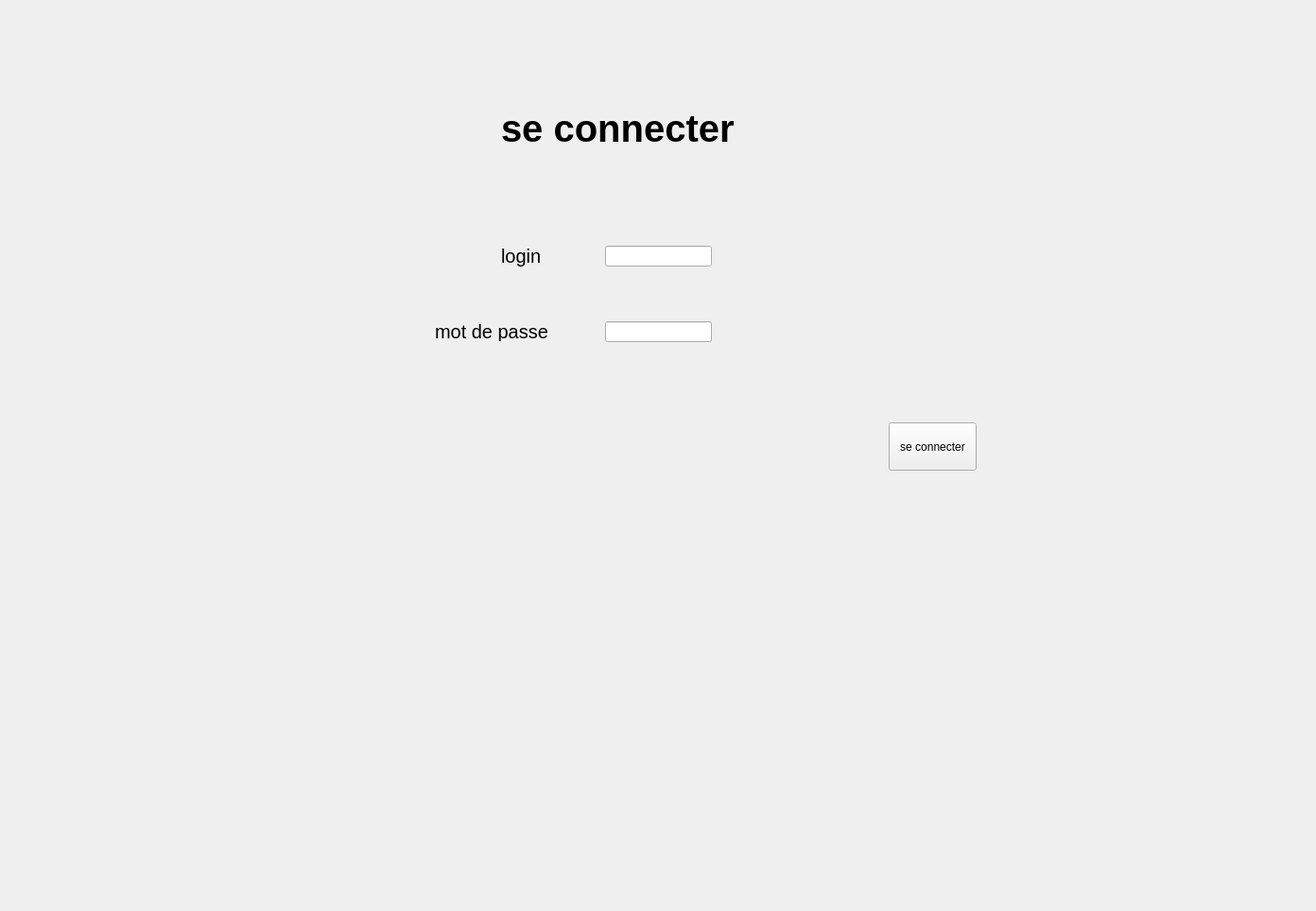
<?xml version="1.0" encoding="UTF-8"?>
<ui version="4.0">
 <class>MainWindow</class>
 <widget class="QMainWindow" name="MainWindow">
  <property name="geometry">
   <rect>
    <x>0</x>
    <y>0</y>
    <width>1392</width>
    <height>964</height>
   </rect>
  </property>
  <property name="windowTitle">
   <string>MainWindow</string>
  </property>
  <widget class="QWidget" name="widget">
   <widget class="QLineEdit" name="lineEdit">
    <property name="geometry">
     <rect>
      <x>640</x>
      <y>260</y>
      <width>113</width>
      <height>22</height>
     </rect>
    </property>
   </widget>
   <widget class="QLabel" name="label_3">
    <property name="geometry">
     <rect>
      <x>460</x>
      <y>340</y>
      <width>171</width>
      <height>21</height>
     </rect>
    </property>
    <property name="font">
     <font>
      <pointsize>15</pointsize>
     </font>
    </property>
    <property name="text">
     <string>mot de passe</string>
    </property>
   </widget>
   <widget class="QLabel" name="label">
    <property name="geometry">
     <rect>
      <x>530</x>
      <y>100</y>
      <width>341</width>
      <height>71</height>
     </rect>
    </property>
    <property name="font">
     <font>
      <pointsize>30</pointsize>
      <weight>75</weight>
      <bold>true</bold>
     </font>
    </property>
    <property name="text">
     <string>se connecter </string>
    </property>
   </widget>
   <widget class="QLabel" name="label_2">
    <property name="geometry">
     <rect>
      <x>530</x>
      <y>250</y>
      <width>131</width>
      <height>41</height>
     </rect>
    </property>
    <property name="font">
     <font>
      <pointsize>15</pointsize>
     </font>
    </property>
    <property name="text">
     <string>login</string>
    </property>
   </widget>
   <widget class="QLineEdit" name="lineEdit_2">
    <property name="geometry">
     <rect>
      <x>640</x>
      <y>340</y>
      <width>113</width>
      <height>22</height>
     </rect>
    </property>
   </widget>
   <widget class="QPushButton" name="pushButton">
    <property name="geometry">
     <rect>
      <x>940</x>
      <y>447</y>
      <width>93</width>
      <height>51</height>
     </rect>
    </property>
    <property name="text">
     <string>se connecter</string>
    </property>
   </widget>
  </widget>
 </widget>
 <resources/>
 <connections/>
</ui>
